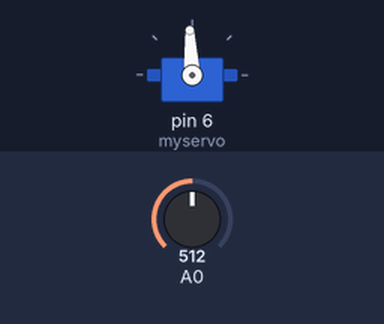
This sketch was run on a simulated Arduino Uno, built with avr-gcc and run on an emulated ATmega328P. On the bench: servo. The test bench sets the inputs (shaded band); at power-on: A0 = 512.

Above: at 1.2 s.
1.3 s: A0 set to 716
At 2.5 s:
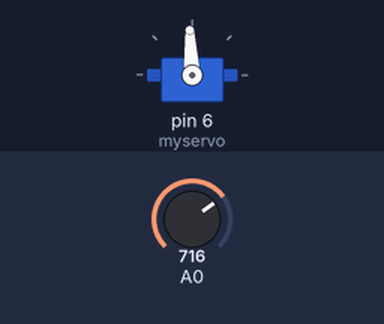
2.8 s: A0 set to 511
At 3.4 s:
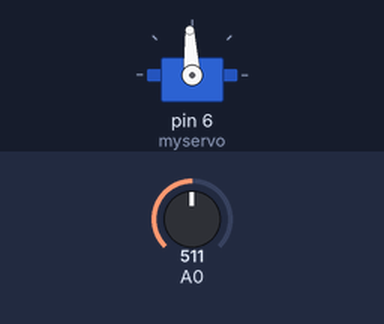
Timing chart, 0 to 5.8 s (numbered marks = the images above; inputs shaded):
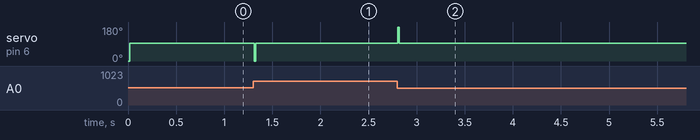

The sketch:

servo-control.ino
```cpp
#include <Servo.h>

Servo myservo;

const int servoStop = 1500;
const int servoSpeed = 50;
int potVal;
int potStop;
unsigned int servoStart;

void setup() {

  myservo.attach(6);

}

void loop() {

  potVal = map (analogRead(0), 0, 1023, 0, 65000);

    if (potVal > potStop) {

      int potSpeed = potStop - potVal;
      servoStart = servoStop + (servoSpeed + potSpeed);
      myservo.writeMicroseconds(servoStart);

    }

    else if (potVal < potStop) {

      int potSpeed = potStop - potVal;
      servoStart = servoStop - (servoSpeed - potSpeed);
      myservo.writeMicroseconds(servoStart);

    }

    else myservo.writeMicroseconds(servoStop);

  potStop = potVal;
  servoStart = 0;

  delay(15);

}
```

Measured:
- after the input at 1.3 s, servo on pin 6 (myservo): 93° → 0° at once, → 93° 0.02 s later
- after the input at 2.8 s, servo on pin 6 (myservo): 93° → 180° at once, → 93° 0.02 s later
